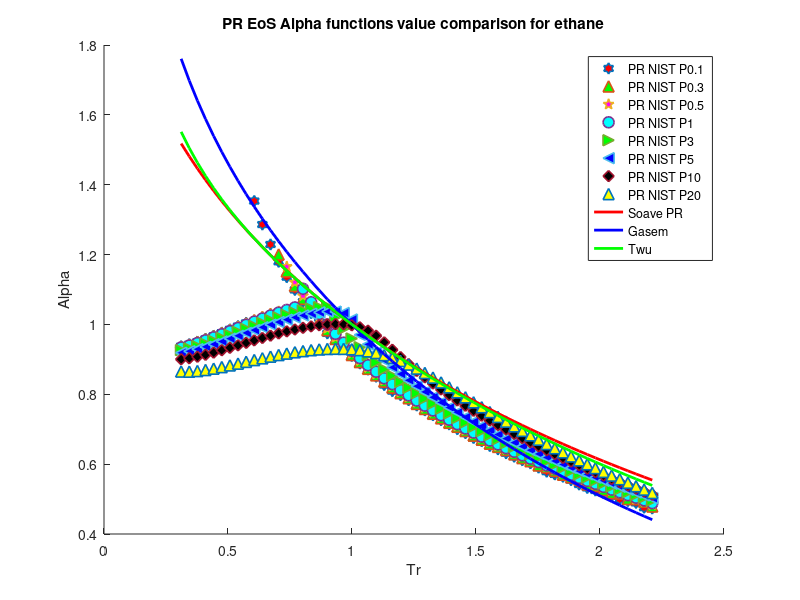

This chart was generated by the following MATLAB code:
clear 
clc
load ethane_rho_different_pressure_data.mat
%PR methane
P = [0.1E6,0.3E6,0.5E6,1E6,3E6,5E6,10E6,20E6]; %pa
omega = 0.099; %Acentric factor
Tc = 305.33; %K
Pc = 4871800; %Pa
R = 8.31446 %J/K*mol
b = 0.07780*(R*Tc/Pc);
a = 0.45724*(((R^2)*(Tc^2))/Pc);
T = 95; %k
M = 30.07/1000; %kg/mol
S1=0.37464+1.54226*omega-0.26992*omega^2;
for i = 1:1:59
   Tr=T/Tc;
   Tr_list(i)=Tr;
   for j = 1:1:8
       Vm(i,j) = M/rho(i,j);
   end
   alpha_0(i) = (Tr)^(-0.171813)*exp(0.125283*(1-(Tr)^(1.77634)));
   alpha_1(i) = (Tr)^(-0.607352)*exp(0.511614*(1-(Tr)^(2.20517)));
   alpha_PR_01(i) = ((R*T)/(Vm(i,1)-b)-P(1))*((Vm(i,1)^2+2*b*Vm(i,1)-b^2)/a);
   alpha_PR_03(i) = ((R*T)/(Vm(i,2)-b)-P(2))*((Vm(i,2)^2+2*b*Vm(i,2)-b^2)/a);
   alpha_PR_05(i) = ((R*T)/(Vm(i,3)-b)-P(3))*((Vm(i,3)^2+2*b*Vm(i,3)-b^2)/a);
   alpha_PR_1(i) = ((R*T)/(Vm(i,4)-b)-P(4))*((Vm(i,4)^2+2*b*Vm(i,4)-b^2)/a);
   alpha_PR_3(i) = ((R*T)/(Vm(i,5)-b)-P(5))*((Vm(i,5)^2+2*b*Vm(i,5)-b^2)/a);
   alpha_PR_5(i) = ((R*T)/(Vm(i,6)-b)-P(6))*((Vm(i,6)^2+2*b*Vm(i,6)-b^2)/a);
   alpha_PR_10(i) = ((R*T)/(Vm(i,7)-b)-P(7))*((Vm(i,7)^2+2*b*Vm(i,7)-b^2)/a);
   alpha_PR_20(i) = ((R*T)/(Vm(i,8)-b)-P(8))*((Vm(i,8)^2+2*b*Vm(i,8)-b^2)/a);
   alpha_soave_PR(i) =(1+S1*(1-sqrt(Tr)))^2;
   alpha_Gasem(i) = exp((2.019+0.811*Tr)*(1-(Tr)^0.2453));
   alpha_twu(i) = alpha_0(i)+omega*(alpha_1(i)-alpha_0(i));
   Temp(i)=T;
   T = T+10;
end
hold on
plot(Tr_list,alpha_PR_01,'h','MarkerSize',8,'MarkerFaceColor','r','LineWidth',1.2)
plot(Tr_list,alpha_PR_03,'^','MarkerSize',8,'MarkerFaceColor','g','LineWidth',1.2)
plot(Tr_list,alpha_PR_05,'p','MarkerSize',8,'MarkerFaceColor','m','LineWidth',1.2)
plot(Tr_list,alpha_PR_1,'o','MarkerSize',8,'MarkerFaceColor','c','LineWidth',1.2)
plot(Tr_list,alpha_PR_3,'>','MarkerSize',8,'MarkerFaceColor','g','LineWidth',1.2)
plot(Tr_list,alpha_PR_5,'<','MarkerSize',8,'MarkerFaceColor','b','LineWidth',1.2)
plot(Tr_list,alpha_PR_10,'d','MarkerSize',8,'MarkerFaceColor','k','LineWidth',1.2)
plot(Tr_list,alpha_PR_20,'^','MarkerSize',8,'MarkerFaceColor','y','LineWidth',1.2)
plot(Tr_list,alpha_soave_PR,'r','LineWidth',2)
plot(Tr_list,alpha_Gasem,'b','LineWidth',2)
plot(Tr_list,alpha_twu,'g','LineWidth',2)
hold off
legend('PR NIST P0.1','PR NIST P0.3','PR NIST P0.5','PR NIST P1','PR NIST P3','PR NIST P5','PR NIST P10','PR NIST P20','Soave PR','Gasem','Twu')
xlabel('Tr')
ylabel('Alpha')
title('PR EoS Alpha functions value comparison for ethane')
